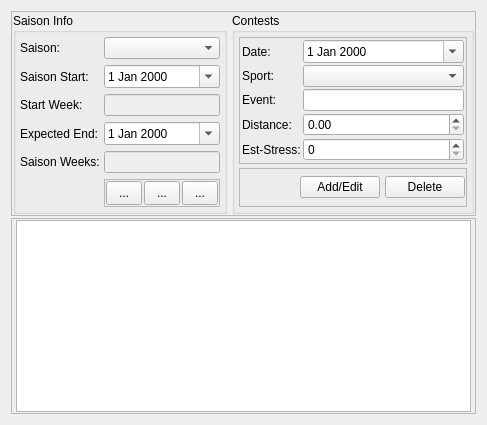
        <widget class="QWidget" name="tab_saison">
         <attribute name="title">
          <string>Saison</string>
         </attribute>
         <layout class="QVBoxLayout" name="verticalLayout_6">
          <property name="spacing">
           <number>2</number>
          </property>
          <item>
           <widget class="QFrame" name="frame_saisonInfos">
            <property name="frameShape">
             <enum>QFrame::StyledPanel</enum>
            </property>
            <property name="frameShadow">
             <enum>QFrame::Raised</enum>
            </property>
            <layout class="QHBoxLayout" name="horizontalLayout_10">
             <property name="spacing">
              <number>5</number>
             </property>
             <property name="leftMargin">
              <number>1</number>
             </property>
             <property name="topMargin">
              <number>1</number>
             </property>
             <property name="rightMargin">
              <number>1</number>
             </property>
             <property name="bottomMargin">
              <number>1</number>
             </property>
             <item>
              <widget class="QGroupBox" name="groupBox_5">
               <property name="sizePolicy">
                <sizepolicy hsizetype="Preferred" vsizetype="Preferred">
                 <horstretch>1</horstretch>
                 <verstretch>0</verstretch>
                </sizepolicy>
               </property>
               <property name="maximumSize">
                <size>
                 <width>16777215</width>
                 <height>16777215</height>
                </size>
               </property>
               <property name="title">
                <string>Saison Info</string>
               </property>
               <layout class="QFormLayout" name="formLayout_5">
                <property name="horizontalSpacing">
                 <number>4</number>
                </property>
                <property name="leftMargin">
                 <number>4</number>
                </property>
                <property name="topMargin">
                 <number>4</number>
                </property>
                <property name="rightMargin">
                 <number>4</number>
                </property>
                <property name="bottomMargin">
                 <number>4</number>
                </property>
                <item row="4" column="0">
                 <widget class="QLabel" name="label_13">
                  <property name="text">
                   <string>Saison Weeks:</string>
                  </property>
                 </widget>
                </item>
                <item row="4" column="1">
                 <widget class="QLineEdit" name="lineEdit_saisonWeeks">
                  <property name="enabled">
                   <bool>false</bool>
                  </property>
                 </widget>
                </item>
                <item row="0" column="0">
                 <widget class="QLabel" name="label_15">
                  <property name="text">
                   <string>Saison:</string>
                  </property>
                 </widget>
                </item>
                <item row="1" column="0">
                 <widget class="QLabel" name="label_14">
                  <property name="text">
                   <string>Saison Start:</string>
                  </property>
                 </widget>
                </item>
                <item row="1" column="1">
                 <widget class="QDateEdit" name="dateEdit_saisonStart">
                  <property name="calendarPopup">
                   <bool>true</bool>
                  </property>
                 </widget>
                </item>
                <item row="3" column="0">
                 <widget class="QLabel" name="label_18">
                  <property name="text">
                   <string>Expected End:</string>
                  </property>
                 </widget>
                </item>
                <item row="3" column="1">
                 <widget class="QDateEdit" name="dateEdit_saisonEnd">
                  <property name="calendarPopup">
                   <bool>true</bool>
                  </property>
                 </widget>
                </item>
                <item row="2" column="0">
                 <widget class="QLabel" name="label_16">
                  <property name="text">
                   <string>Start Week:</string>
                  </property>
                 </widget>
                </item>
                <item row="2" column="1">
                 <widget class="QLineEdit" name="lineEdit_startWeek">
                  <property name="enabled">
                   <bool>false</bool>
                  </property>
                 </widget>
                </item>
                <item row="0" column="1">
                 <widget class="QComboBox" name="comboBox_saisons"/>
                </item>
                <item row="5" column="1">
                 <widget class="QFrame" name="frame_10">
                  <property name="frameShape">
                   <enum>QFrame::StyledPanel</enum>
                  </property>
                  <property name="frameShadow">
                   <enum>QFrame::Raised</enum>
                  </property>
                  <layout class="QHBoxLayout" name="horizontalLayout_13">
                   <property name="spacing">
                    <number>2</number>
                   </property>
                   <property name="leftMargin">
                    <number>1</number>
                   </property>
                   <property name="topMargin">
                    <number>1</number>
                   </property>
                   <property name="rightMargin">
                    <number>1</number>
                   </property>
                   <property name="bottomMargin">
                    <number>1</number>
                   </property>
                   <item>
                    <widget class="QToolButton" name="toolButton_addSaison">
                     <property name="minimumSize">
                      <size>
                       <width>36</width>
                       <height>24</height>
                      </size>
                     </property>
                     <property name="maximumSize">
                      <size>
                       <width>36</width>
                       <height>24</height>
                      </size>
                     </property>
                     <property name="text">
                      <string>...</string>
                     </property>
                     <property name="icon">
                      <iconset resource="resources.qrc">
                       <normaloff>:/images/icons/Create.png</normaloff>:/images/icons/Create.png</iconset>
                     </property>
                    </widget>
                   </item>
                   <item>
                    <widget class="QToolButton" name="toolButton_updateSaison">
                     <property name="minimumSize">
                      <size>
                       <width>36</width>
                       <height>24</height>
                      </size>
                     </property>
                     <property name="maximumSize">
                      <size>
                       <width>36</width>
                       <height>24</height>
                      </size>
                     </property>
                     <property name="text">
                      <string>...</string>
                     </property>
                     <property name="icon">
                      <iconset resource="resources.qrc">
                       <normaloff>:/images/icons/Update.png</normaloff>:/images/icons/Update.png</iconset>
                     </property>
                    </widget>
                   </item>
                   <item>
                    <widget class="QToolButton" name="toolButton_deleteSaison">
                     <property name="minimumSize">
                      <size>
                       <width>36</width>
                       <height>24</height>
                      </size>
                     </property>
                     <property name="maximumSize">
                      <size>
                       <width>36</width>
                       <height>24</height>
                      </size>
                     </property>
                     <property name="text">
                      <string>...</string>
                     </property>
                     <property name="icon">
                      <iconset resource="resources.qrc">
                       <normaloff>:/images/icons/Delete.png</normaloff>:/images/icons/Delete.png</iconset>
                     </property>
                    </widget>
                   </item>
                  </layout>
                 </widget>
                </item>
               </layout>
              </widget>
             </item>
             <item>
              <widget class="QGroupBox" name="groupBox_contest">
               <property name="sizePolicy">
                <sizepolicy hsizetype="Preferred" vsizetype="Preferred">
                 <horstretch>1</horstretch>
                 <verstretch>0</verstretch>
                </sizepolicy>
               </property>
               <property name="title">
                <string>Contests</string>
               </property>
               <layout class="QVBoxLayout" name="verticalLayout_5">
                <property name="spacing">
                 <number>4</number>
                </property>
                <property name="leftMargin">
                 <number>4</number>
                </property>
                <property name="topMargin">
                 <number>4</number>
                </property>
                <property name="rightMargin">
                 <number>4</number>
                </property>
                <property name="bottomMargin">
                 <number>4</number>
                </property>
                <item>
                 <widget class="QFrame" name="frame_4">
                  <property name="frameShape">
                   <enum>QFrame::StyledPanel</enum>
                  </property>
                  <property name="frameShadow">
                   <enum>QFrame::Raised</enum>
                  </property>
                  <layout class="QFormLayout" name="formLayout_6">
                   <property name="horizontalSpacing">
                    <number>2</number>
                   </property>
                   <property name="verticalSpacing">
                    <number>2</number>
                   </property>
                   <property name="leftMargin">
                    <number>2</number>
                   </property>
                   <property name="topMargin">
                    <number>2</number>
                   </property>
                   <property name="rightMargin">
                    <number>2</number>
                   </property>
                   <property name="bottomMargin">
                    <number>2</number>
                   </property>
                   <item row="0" column="0">
                    <widget class="QLabel" name="label_41">
                     <property name="text">
                      <string>Date:</string>
                     </property>
                    </widget>
                   </item>
                   <item row="0" column="1">
                    <widget class="QDateEdit" name="dateEdit_contest">
                     <property name="calendarPopup">
                      <bool>true</bool>
                     </property>
                    </widget>
                   </item>
                   <item row="1" column="0">
                    <widget class="QLabel" name="label_42">
                     <property name="text">
                      <string>Sport:</string>
                     </property>
                    </widget>
                   </item>
                   <item row="1" column="1">
                    <widget class="QComboBox" name="comboBox_contestsport"/>
                   </item>
                   <item row="2" column="0">
                    <widget class="QLabel" name="label_19">
                     <property name="text">
                      <string>Event:</string>
                     </property>
                    </widget>
                   </item>
                   <item row="2" column="1">
                    <widget class="QLineEdit" name="lineEdit_contest"/>
                   </item>
                   <item row="3" column="0">
                    <widget class="QLabel" name="label_43">
                     <property name="text">
                      <string>Distance:</string>
                     </property>
                    </widget>
                   </item>
                   <item row="3" column="1">
                    <widget class="QDoubleSpinBox" name="doubleSpinBox_contest">
                     <property name="maximum">
                      <double>999.990000000000009</double>
                     </property>
                    </widget>
                   </item>
                   <item row="4" column="0">
                    <widget class="QLabel" name="label_44">
                     <property name="text">
                      <string>Est-Stress:</string>
                     </property>
                    </widget>
                   </item>
                   <item row="4" column="1">
                    <widget class="QSpinBox" name="spinBox_contestStress">
                     <property name="maximum">
                      <number>500</number>
                     </property>
                    </widget>
                   </item>
                  </layout>
                 </widget>
                </item>
                <item>
                 <widget class="QFrame" name="frame_8">
                  <property name="frameShape">
                   <enum>QFrame::StyledPanel</enum>
                  </property>
                  <property name="frameShadow">
                   <enum>QFrame::Raised</enum>
                  </property>
                  <layout class="QHBoxLayout" name="horizontalLayout_11">
                   <property name="spacing">
                    <number>5</number>
                   </property>
                   <property name="leftMargin">
                    <number>60</number>
                   </property>
                   <property name="topMargin">
                    <number>1</number>
                   </property>
                   <property name="rightMargin">
                    <number>1</number>
                   </property>
                   <property name="bottomMargin">
                    <number>1</number>
                   </property>
                   <item>
                    <widget class="QPushButton" name="pushButton_addContest">
                     <property name="text">
                      <string>Add/Edit</string>
                     </property>
                    </widget>
                   </item>
                   <item>
                    <widget class="QPushButton" name="pushButton_delContest">
                     <property name="text">
                      <string>Delete</string>
                     </property>
                    </widget>
                   </item>
                  </layout>
                 </widget>
                </item>
               </layout>
              </widget>
             </item>
            </layout>
           </widget>
          </item>
          <item>
           <widget class="QFrame" name="frame_9">
            <property name="frameShape">
             <enum>QFrame::StyledPanel</enum>
            </property>
            <property name="frameShadow">
             <enum>QFrame::Raised</enum>
            </property>
            <layout class="QHBoxLayout" name="horizontalLayout_12">
             <property name="leftMargin">
              <number>4</number>
             </property>
             <property name="topMargin">
              <number>1</number>
             </property>
             <property name="rightMargin">
              <number>4</number>
             </property>
             <property name="bottomMargin">
              <number>1</number>
             </property>
             <item>
              <widget class="QTreeView" name="treeView_contest"/>
             </item>
            </layout>
           </widget>
          </item>
         </layout>
        </widget>
